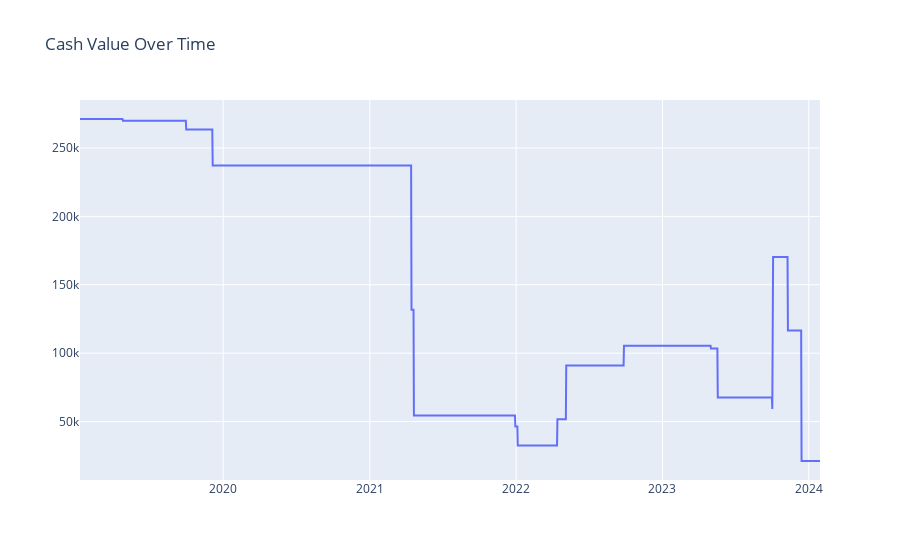

Here is the notebook cell this chart was saved with:
### Code cell
fig = go.Figure()
fig.add_trace(go.Scatter(x=cash_value.index, y=cash_value['USD'], name='Cash Value'))
fig.update_layout(title='Cash Value Over Time')
fig.show()

### Figure 1 — Plotly figure (JSON) as saved in the notebook; plotly's stock layout.template omitted (floating-point values rounded to 4 significant figures; data arrays with more than 128 entries replaced by an {"elided": "..."} marker saying what was removed)
{"data": [{"name": "Cash Value", "type": "scatter", "x": {"elided": "1847 str values"}, "y": {"elided": "1847 float values"}}], "layout": {"title": {"text": "Cash Value Over Time"}}}
